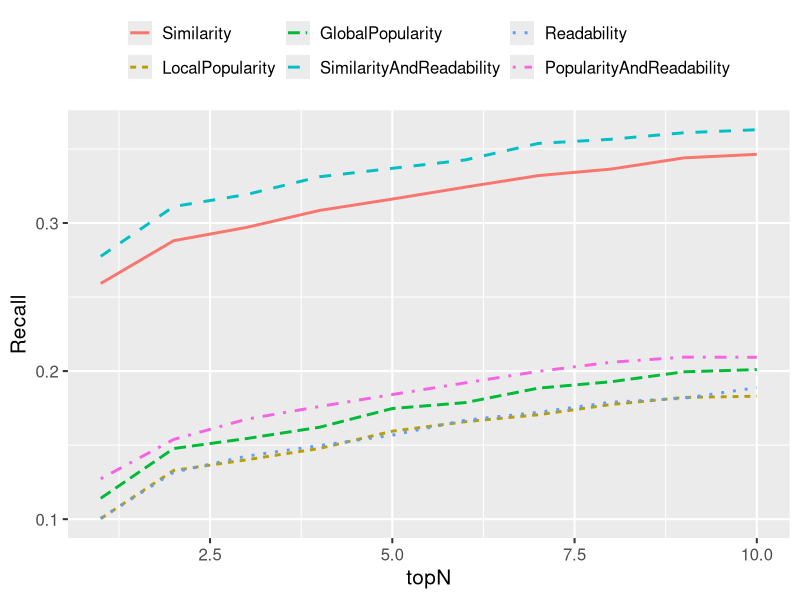
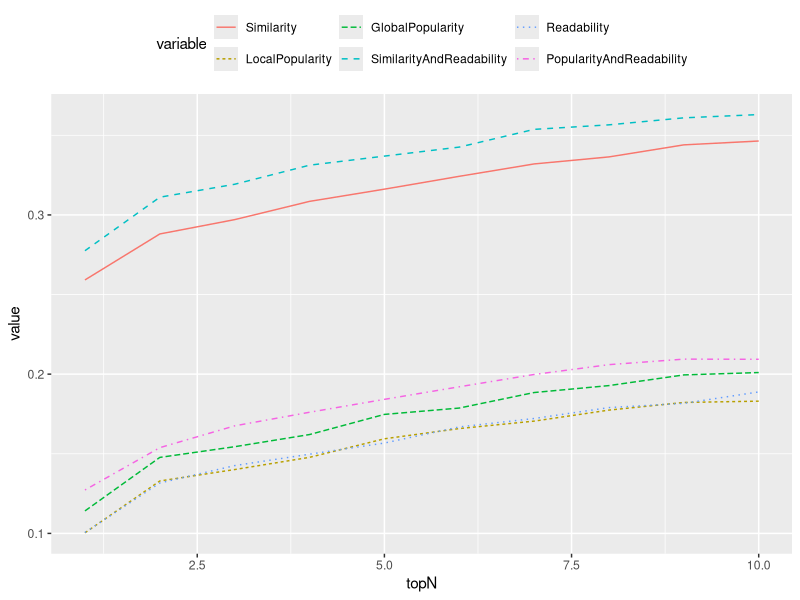
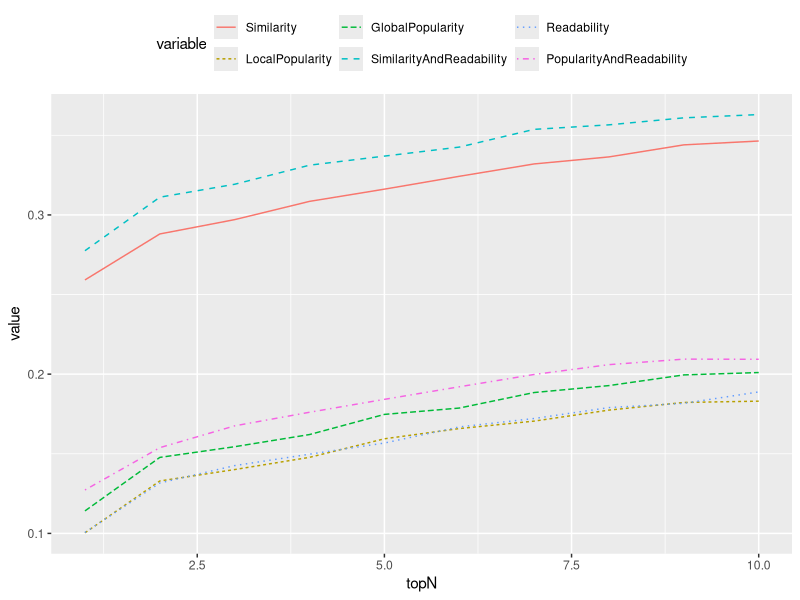

Here is the R script that generated these plots, in order:
library(reshape2)
library(ggplot2)
setwd("D:\\eclipse2\\workspace\\MultiLanguageReadabilityAnalyzer\\analysis")

base<-c(0.1,0.130,0.14,0.15,0.157,0.165,0.172,0.178,0.183,0.186)

dat<-as.data.frame(c(1,2,3,4,5,6,7,8,9,10))
names(dat)[1]<-"topN"
dat$Similarity<-jitter(base+0.16,amount = 0.003)
dat$LocalPopularity<-jitter(base,amount = 0.003)
dat$GlobalPopularity<-jitter(base+0.015,amount = 0.003)
dat$SimilarityAndReadability<-jitter(base+0.18,amount = 0.003)
dat$Readability<-jitter(base,amount = 0.003)
dat$PopularityAndReadability<-jitter(base+0.025,amount = 0.003)


churro<- melt(dat,id = "topN")


ggplot(data = churro,aes(x=topN,y=value, linetype  = variable, color=variable)) + geom_line(size=1) +
  theme_grey(base_size = 15)+
  theme(legend.position = "top",legend.title=element_blank()) +
  ylab("Recall")



ggplot(data = churro,aes(x=topN,y=value, linetype  = variable, color=variable)) + geom_line() +
theme(legend.position = "top")

ggsave("plot1.png",height = 3, width = 4,dpi = 200)
